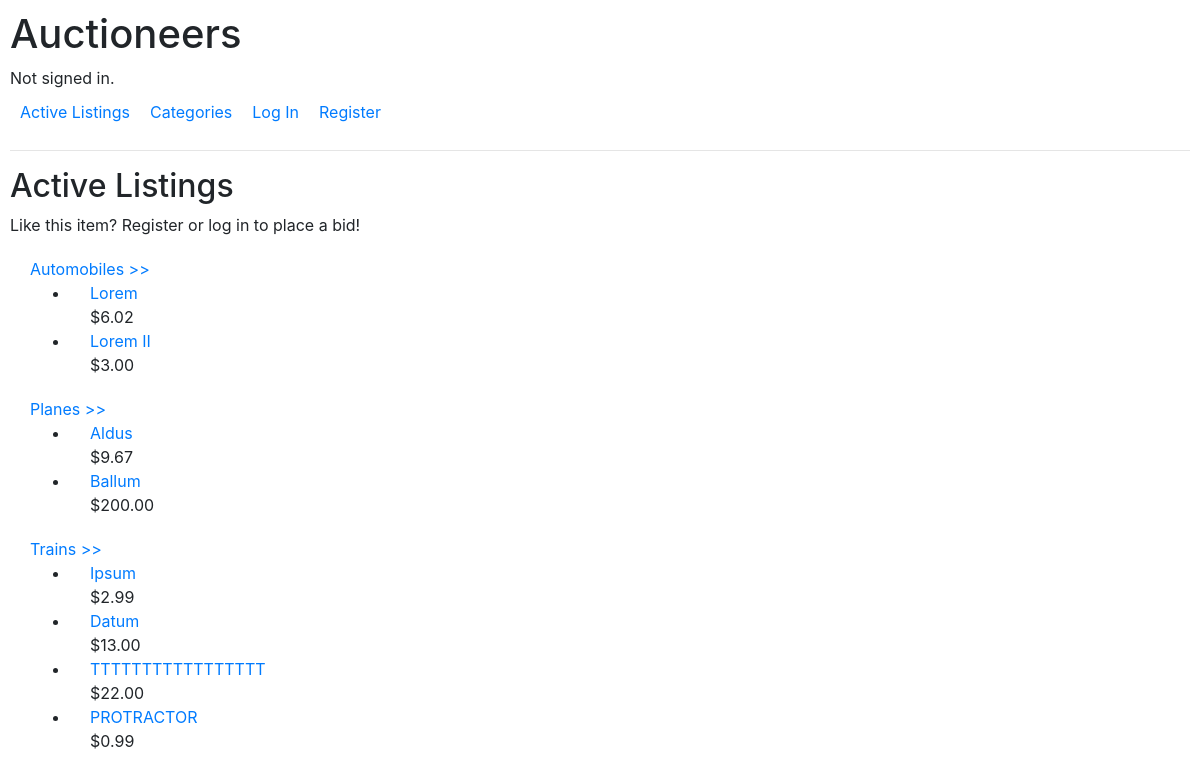
The app's page /, older data.
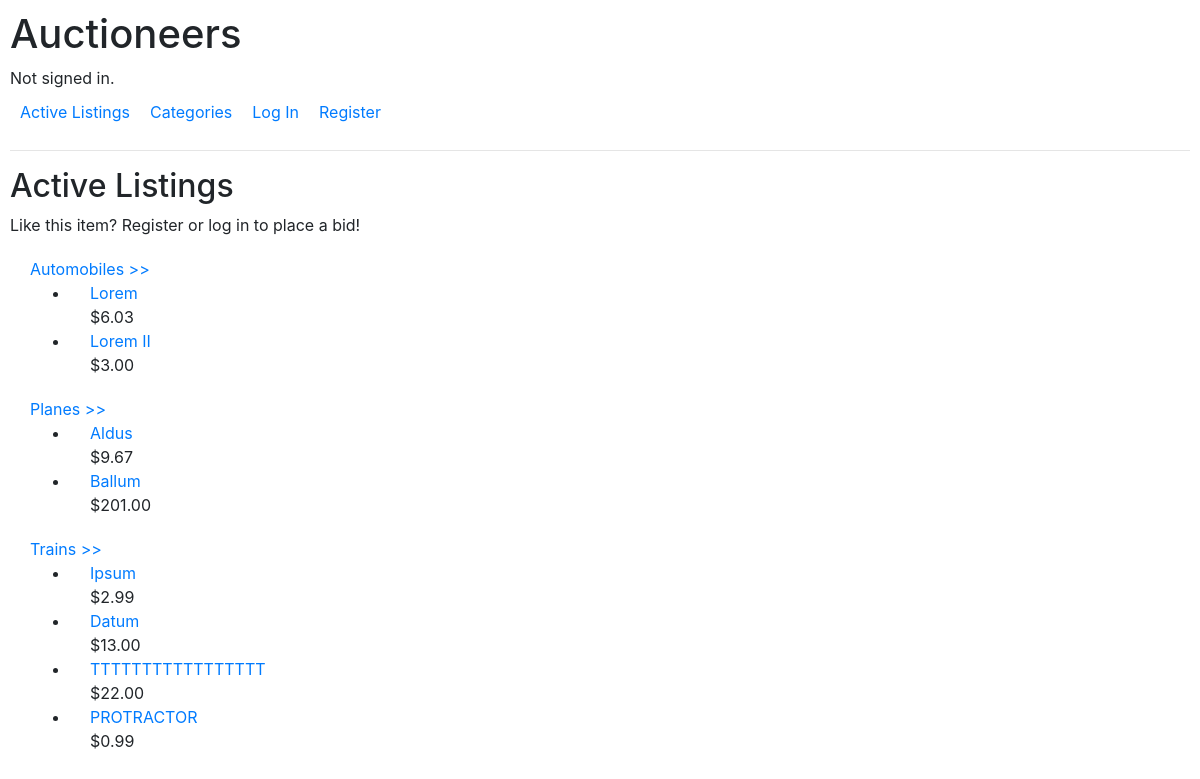
The same page, newer data.
### auctions/models.py (models this page shows, shortened)
class Auction_Listing(models.Model):
    category = models.ForeignKey(Category, on_delete=models.PROTECT, related_name="listings")
    title = models.CharField(max_length = 25)
    description = models.TextField()
    image = models.FileField(upload_to="media/", blank=False, default="media/placeholder.jpg")
    quantity = models.IntegerField()
    price = models.DecimalField(max_digits=10, decimal_places=2)
    current_bid = models.ForeignKey("Bid", on_delete=models.PROTECT, related_name="listings", null=True, blank=True)
    seller = models.ForeignKey(User, on_delete=models.CASCADE, related_name="listings")
    timestamp = models.DateTimeField(auto_now_add=True)
    closing_time = models.DateTimeField(blank=False)
    is_open = models.BooleanField(default=True)

### auctions/views.py (the view)
# urls.py: path("", views.index, name="index"),
def index(request):
    categories = Category.objects.order_by('title')
    return render(request, "auctions/index.html", {
        "categories":categories,
        "listings":Auction_Listing.objects.all(),
    })

### auctions/templates/auctions/index.html
{% extends "auctions/layout.html" %}
{% block body %}
    <h2>Active Listings</h2>
    {% if not is_authenticated %}
        Like this item? Register or log in to place a bid!
    {% endif %}
    {% for category in categories %}
        {% if category.listings.count > 0 %}
            <div id="listing_block">
                <a id="listing_category" href="{% url 'category_detail' category.id %}">{{ category.title }} >></a>
                <ul>
                    {% for listing in listings %}
                        {% if listing.category.id == category.id %}
                        <li>
                            <div id="listing_title">
                                    {% include "auctions/user_seller_routing.html" with listing=listing user=user %}                            </div>
                            <div id="listing_price">
                                ${{ listing.price }}
                            </div>
                        </li>
                        {% endif %}
                    {% endfor %}
                </ul>
            </div>
        {% endif %}
    {% endfor %}
{% endblock %}

### auctions/templates/auctions/user_seller_routing.html
{% if listing.seller.id == user.id %}
    <a href="{% url 'sell' listing.id %}">{{ listing.title }}</a>
{% else %}
    <a href="{% url 'listing_detail' listing.id %}">{{ listing.title }}</a>
{% endif %}

Row changes from the older to the newer data that the page shows:
changed Auction_Listing "Lorem": price "6.02" → "6.03"
changed Auction_Listing "Ballum": price "200.00" → "201.00"
